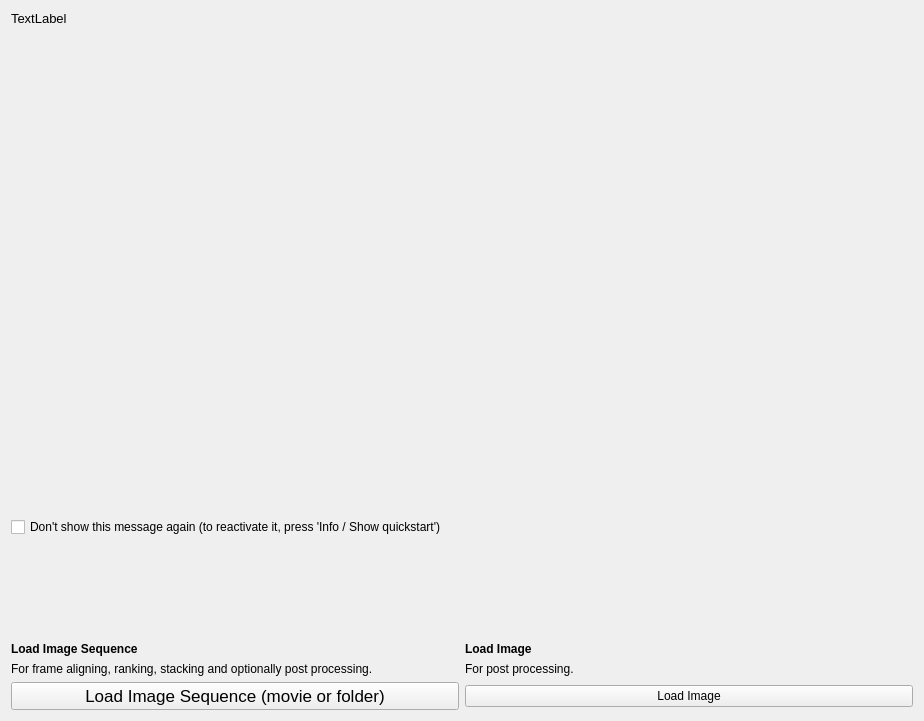
<?xml version="1.0" encoding="UTF-8"?>
<ui version="4.0">
 <class>Form</class>
 <widget class="QWidget" name="Form">
  <property name="geometry">
   <rect>
    <x>0</x>
    <y>0</y>
    <width>924</width>
    <height>721</height>
   </rect>
  </property>
  <property name="windowTitle">
   <string>Form</string>
  </property>
  <layout class="QVBoxLayout" name="verticalLayout">
   <item>
    <widget class="QLabel" name="label">
     <property name="minimumSize">
      <size>
       <width>900</width>
       <height>500</height>
      </size>
     </property>
     <property name="font">
      <font>
       <pointsize>10</pointsize>
      </font>
     </property>
     <property name="text">
      <string>TextLabel</string>
     </property>
     <property name="alignment">
      <set>Qt::AlignLeading|Qt::AlignLeft|Qt::AlignTop</set>
     </property>
     <property name="wordWrap">
      <bool>true</bool>
     </property>
    </widget>
   </item>
   <item>
    <widget class="QCheckBox" name="dont_show_checkBox">
     <property name="text">
      <string>Don't show this message again (to reactivate it, press 'Info / Show quickstart')</string>
     </property>
    </widget>
   </item>
   <item>
    <spacer name="verticalSpacer">
     <property name="orientation">
      <enum>Qt::Vertical</enum>
     </property>
     <property name="sizeHint" stdset="0">
      <size>
       <width>20</width>
       <height>40</height>
      </size>
     </property>
    </spacer>
   </item>
   <item>
    <layout class="QGridLayout" name="gridLayout">
     <item row="1" column="0">
      <widget class="QLabel" name="label_2">
       <property name="font">
        <font>
         <weight>75</weight>
         <bold>true</bold>
        </font>
       </property>
       <property name="text">
        <string>Load Image Sequence</string>
       </property>
      </widget>
     </item>
     <item row="1" column="1">
      <widget class="QLabel" name="label_3">
       <property name="font">
        <font>
         <weight>75</weight>
         <bold>true</bold>
        </font>
       </property>
       <property name="text">
        <string>Load Image</string>
       </property>
      </widget>
     </item>
     <item row="2" column="0">
      <widget class="QLabel" name="label_4">
       <property name="text">
        <string>For frame aligning, ranking, stacking and optionally post processing.</string>
       </property>
      </widget>
     </item>
     <item row="2" column="1">
      <widget class="QLabel" name="label_5">
       <property name="text">
        <string>For post processing.</string>
       </property>
      </widget>
     </item>
     <item row="3" column="1">
      <widget class="QPushButton" name="load_image_button">
       <property name="text">
        <string>Load Image</string>
       </property>
      </widget>
     </item>
     <item row="3" column="0">
      <widget class="QPushButton" name="load_sequence_button">
       <property name="sizePolicy">
        <sizepolicy hsizetype="Minimum" vsizetype="Fixed">
         <horstretch>0</horstretch>
         <verstretch>0</verstretch>
        </sizepolicy>
       </property>
       <property name="font">
        <font>
         <pointsize>13</pointsize>
        </font>
       </property>
       <property name="text">
        <string>Load Image Sequence (movie or folder)</string>
       </property>
      </widget>
     </item>
    </layout>
   </item>
  </layout>
 </widget>
 <resources/>
 <connections/>
</ui>
